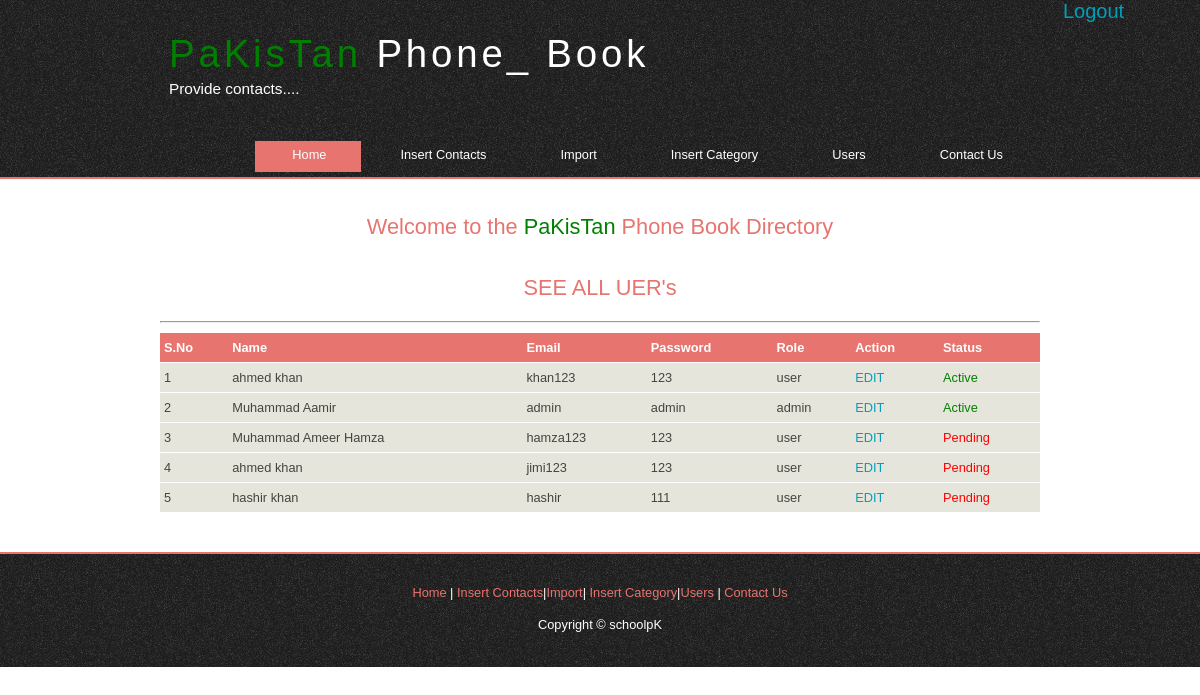
The page /users.php (signed in) on the database its author committed.
### tables this page shows
CREATE TABLE `users` (
  `u_id` int(11) NOT NULL,
  `f_name` varchar(255) NOT NULL,
  `l_name` varchar(255) NOT NULL,
  `email` varchar(255) NOT NULL,
  `password` varchar(255) NOT NULL,
  `role` varchar(255) NOT NULL,
  `status` int(11) NOT NULL,
  `resg_date` datetime NOT NULL
);

### users.php (the view, shortened to what this page needs)
<?PHP
    require 'common/sql_connection.php';
    $userId = $_SESSION['user_id'] ?? "";
    if(!$userId){
      header('location:login.php');
    }
    else{
?>
<!DOCTYPE HTML>
<html>
<?php require 'common/top_header.php' ?>
<body>
  <div id="main">
    <?php require 'common/nav_header.php' ?>
    <div id="site_content">
        <h1 class="bdr text-center">Welcome to the <span class="clr-green">PaKisTan</span> Phone Book Directory</h1>
        <h1 class="bdr text-center">SEE ALL UER's</h1>
        <hr></hr>
<table style="width:100%; border-spacing:0;">
          <tr>
            <th>S.No</th>
            <th>Name</th>
            <th>Email</th>
            <th>Password</th>
            <th>Role</th>
            <?php
              if ($userRoll=='admin') {
                  echo '<th>Action</th>
                        <th>Status</th>';
              }
            ?>
          </tr>
          <?php
              if($userRoll=='admin'){
               $sql = "SELECT * FROM users";
              }
              $rs = mysqli_query($db_link,$sql);
              $i=0;
              if($rs){
              while ($data1 = mysqli_fetch_assoc($rs)) {
                echo '<tr>
                      <td>'.++$i.'</td>
                      <td>'.$data1['f_name'].' '.$data1['l_name'].'</td>
                      <td>'.$data1['email'].'</td>
                      <td>'.$data1['password'].'</td>
                      <td>'.$data1['role'].'</td>';
                      if ($userRoll =='admin') {
                          echo '<td class="text-dec"><a href="actions/update_user.php?u_id='.$data1['u_id'].'">EDIT</a></td>';
                            if($data1['status']== 0){
                            echo '<td class="text-dec"><a href="actions/user_status_update.php?status='.$data1['u_id'].'" class="text-danger">Pending</a></td>';
                              }
                              else{
                            echo '<td class="text-dec"><a href="actions/user_status_update.php?status='.$data1['u_id'].'" class="text-success">Active</a></td>';
                              }
                      }
                    echo '</tr>';
              }
            }
          ?>
        </table>
  </div>
    <?php require 'common/footer.php' ?>
  </div>
</body>
</html>
<?php
}
?>

### style/style.css (style rules this page uses)
html { height: 100%; }
* { margin: 0; padding: 0; }
body { font: normal .80em 'trebuchet ms', arial, sans-serif; background: #FFF; color: #555; }
h1, h2, h3, h4, h5, h6 { color: #E7746F; letter-spacing: 0em; padding: 0 0 5px 0; }
h1, h2, h3 { font: normal 170% 'century gothic', arial; margin: 0 0 15px 0; padding: 15px 0 5px 0; }
a, a:hover { outline: none; text-decoration: underline; color: #009FBC; }
#main, #logo, #menubar, #site_content, #footer { margin-left: auto; margin-right: auto; }
#site_content { width: 880px; overflow: hidden; margin: 20px auto 0 auto; padding: 0 0 10px 0; }
table { margin: 10px 0 30px 0; }
table tr th, table tr td { background: #E7746F; color: #FFF; padding: 7px 4px; text-align: left; }
table tr td { background: #E5E5DB; color: #47433F; border-top: 1px solid #FFF; }
.text-center { text-align: center; }
.clr-green { color: green; }
.text-dec a { text-decoration: none; transition-duration: 0.7s; }
.text-danger { color:red; }
.text-success { color:green; }

### rows shown on the page
users: f_name "ahmed", l_name "khan", email "khan123", password "123", role "user"
users: f_name "Muhammad", l_name "Aamir", email "admin", password "admin", role "admin"
users: f_name "Muhammad", l_name "Ameer Hamza", email "hamza123", password "123", role "user"
users: f_name "ahmed", l_name "khan", email "jimi123", password "123", role "user"
users: f_name "hashir", l_name "khan", email "hashir", password "111", role "user"
